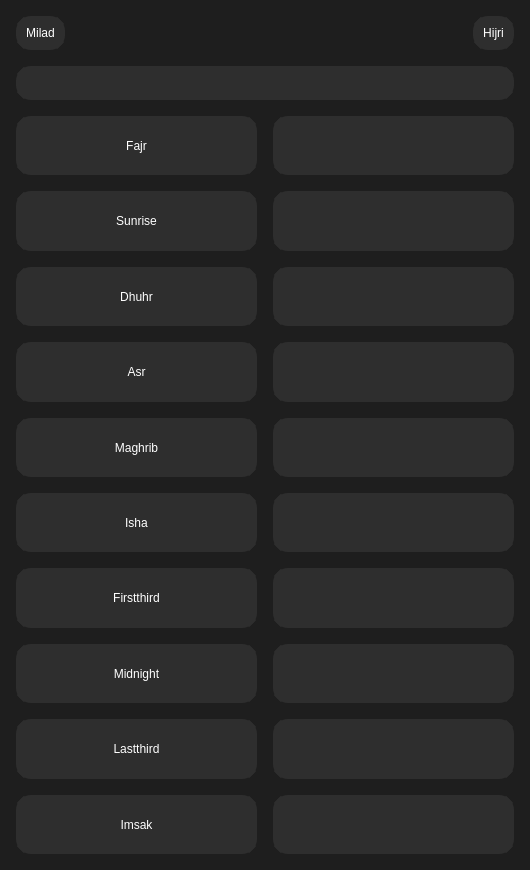
<?xml version="1.0" encoding="UTF-8"?>
<ui version="4.0">
 <class>Azan Notifier</class>
 <widget class="QDialog" name="Azan Notifier">
  <property name="geometry">
   <rect>
    <x>0</x>
    <y>0</y>
    <width>530</width>
    <height>870</height>
   </rect>
  </property>
  <property name="windowTitle">
   <string>Azan Notifier</string>
  </property>
  <property name="styleSheet">
   <string notr="true">* {
    font: 63 20pt &quot;JetBrains Mono&quot;;
	background-color: #1e1e1e;
	color: #ffffff;
	margin:5px;
}

QLabel {
background-color: #2e2e2e;
border: 10px solid #2e2e2e;
border-radius:15px;
}</string>
  </property>
  <layout class="QVBoxLayout" name="verticalLayout_2">
   <item>
    <layout class="QHBoxLayout" name="horizontalLayout">
     <item>
      <widget class="QLabel" name="milad_label">
       <property name="sizePolicy">
        <sizepolicy hsizetype="Fixed" vsizetype="Fixed">
         <horstretch>0</horstretch>
         <verstretch>0</verstretch>
        </sizepolicy>
       </property>
       <property name="text">
        <string>Milad</string>
       </property>
       <property name="alignment">
        <set>Qt::AlignCenter</set>
       </property>
      </widget>
     </item>
     <item>
      <spacer name="horizontalSpacer">
       <property name="orientation">
        <enum>Qt::Horizontal</enum>
       </property>
       <property name="sizeHint" stdset="0">
        <size>
         <width>40</width>
         <height>20</height>
        </size>
       </property>
      </spacer>
     </item>
     <item>
      <widget class="QLabel" name="hijri_label">
       <property name="sizePolicy">
        <sizepolicy hsizetype="Fixed" vsizetype="Fixed">
         <horstretch>0</horstretch>
         <verstretch>0</verstretch>
        </sizepolicy>
       </property>
       <property name="text">
        <string>Hijri</string>
       </property>
       <property name="alignment">
        <set>Qt::AlignCenter</set>
       </property>
      </widget>
     </item>
    </layout>
   </item>
   <item>
    <layout class="QVBoxLayout" name="verticalLayout">
     <item>
      <widget class="QLabel" name="next_pray_label">
       <property name="sizePolicy">
        <sizepolicy hsizetype="Preferred" vsizetype="Fixed">
         <horstretch>0</horstretch>
         <verstretch>0</verstretch>
        </sizepolicy>
       </property>
       <property name="text">
        <string/>
       </property>
       <property name="alignment">
        <set>Qt::AlignCenter</set>
       </property>
      </widget>
     </item>
     <item>
      <layout class="QGridLayout" name="gridLayout">
       <item row="6" column="1">
        <widget class="QLabel" name="firstthird_label">
         <property name="text">
          <string/>
         </property>
         <property name="alignment">
          <set>Qt::AlignCenter</set>
         </property>
        </widget>
       </item>
       <item row="6" column="0">
        <widget class="QLabel" name="label_8">
         <property name="text">
          <string>Firstthird</string>
         </property>
         <property name="alignment">
          <set>Qt::AlignCenter</set>
         </property>
        </widget>
       </item>
       <item row="3" column="0">
        <widget class="QLabel" name="label_9">
         <property name="text">
          <string>Asr</string>
         </property>
         <property name="alignment">
          <set>Qt::AlignCenter</set>
         </property>
        </widget>
       </item>
       <item row="10" column="0">
        <widget class="QLabel" name="label_22">
         <property name="text">
          <string>Imsak</string>
         </property>
         <property name="alignment">
          <set>Qt::AlignCenter</set>
         </property>
        </widget>
       </item>
       <item row="2" column="1">
        <widget class="QLabel" name="duhr_label">
         <property name="text">
          <string/>
         </property>
         <property name="alignment">
          <set>Qt::AlignCenter</set>
         </property>
        </widget>
       </item>
       <item row="9" column="0">
        <widget class="QLabel" name="label_6">
         <property name="sizePolicy">
          <sizepolicy hsizetype="Preferred" vsizetype="Preferred">
           <horstretch>0</horstretch>
           <verstretch>0</verstretch>
          </sizepolicy>
         </property>
         <property name="text">
          <string>Lastthird</string>
         </property>
         <property name="alignment">
          <set>Qt::AlignCenter</set>
         </property>
        </widget>
       </item>
       <item row="4" column="0">
        <widget class="QLabel" name="label_12">
         <property name="text">
          <string>Maghrib</string>
         </property>
         <property name="alignment">
          <set>Qt::AlignCenter</set>
         </property>
        </widget>
       </item>
       <item row="5" column="0">
        <widget class="QLabel" name="label_10">
         <property name="text">
          <string>Isha</string>
         </property>
         <property name="alignment">
          <set>Qt::AlignCenter</set>
         </property>
        </widget>
       </item>
       <item row="5" column="1">
        <widget class="QLabel" name="isha_label">
         <property name="text">
          <string/>
         </property>
         <property name="alignment">
          <set>Qt::AlignCenter</set>
         </property>
        </widget>
       </item>
       <item row="1" column="1">
        <widget class="QLabel" name="sunrise_label">
         <property name="sizePolicy">
          <sizepolicy hsizetype="Preferred" vsizetype="Preferred">
           <horstretch>0</horstretch>
           <verstretch>0</verstretch>
          </sizepolicy>
         </property>
         <property name="text">
          <string/>
         </property>
         <property name="alignment">
          <set>Qt::AlignCenter</set>
         </property>
        </widget>
       </item>
       <item row="0" column="1">
        <widget class="QLabel" name="fajr_label">
         <property name="text">
          <string/>
         </property>
         <property name="alignment">
          <set>Qt::AlignCenter</set>
         </property>
        </widget>
       </item>
       <item row="0" column="0">
        <widget class="QLabel" name="label_3">
         <property name="sizePolicy">
          <sizepolicy hsizetype="Preferred" vsizetype="Preferred">
           <horstretch>0</horstretch>
           <verstretch>0</verstretch>
          </sizepolicy>
         </property>
         <property name="text">
          <string>Fajr</string>
         </property>
         <property name="alignment">
          <set>Qt::AlignCenter</set>
         </property>
        </widget>
       </item>
       <item row="1" column="0">
        <widget class="QLabel" name="label_5">
         <property name="sizePolicy">
          <sizepolicy hsizetype="Preferred" vsizetype="Preferred">
           <horstretch>0</horstretch>
           <verstretch>0</verstretch>
          </sizepolicy>
         </property>
         <property name="text">
          <string>Sunrise</string>
         </property>
         <property name="alignment">
          <set>Qt::AlignCenter</set>
         </property>
        </widget>
       </item>
       <item row="2" column="0">
        <widget class="QLabel" name="label_7">
         <property name="text">
          <string>Dhuhr</string>
         </property>
         <property name="alignment">
          <set>Qt::AlignCenter</set>
         </property>
        </widget>
       </item>
       <item row="8" column="1">
        <widget class="QLabel" name="midnight_label">
         <property name="text">
          <string/>
         </property>
         <property name="alignment">
          <set>Qt::AlignCenter</set>
         </property>
        </widget>
       </item>
       <item row="3" column="1">
        <widget class="QLabel" name="asr_label">
         <property name="text">
          <string/>
         </property>
         <property name="alignment">
          <set>Qt::AlignCenter</set>
         </property>
        </widget>
       </item>
       <item row="8" column="0">
        <widget class="QLabel" name="label_13">
         <property name="text">
          <string>Midnight</string>
         </property>
         <property name="alignment">
          <set>Qt::AlignCenter</set>
         </property>
        </widget>
       </item>
       <item row="9" column="1">
        <widget class="QLabel" name="lastthird_label">
         <property name="text">
          <string/>
         </property>
         <property name="alignment">
          <set>Qt::AlignCenter</set>
         </property>
        </widget>
       </item>
       <item row="4" column="1">
        <widget class="QLabel" name="maghrib_label">
         <property name="text">
          <string/>
         </property>
         <property name="alignment">
          <set>Qt::AlignCenter</set>
         </property>
        </widget>
       </item>
       <item row="10" column="1">
        <widget class="QLabel" name="imsak_label">
         <property name="text">
          <string/>
         </property>
         <property name="alignment">
          <set>Qt::AlignCenter</set>
         </property>
        </widget>
       </item>
      </layout>
     </item>
    </layout>
   </item>
  </layout>
 </widget>
 <resources/>
 <connections/>
</ui>
